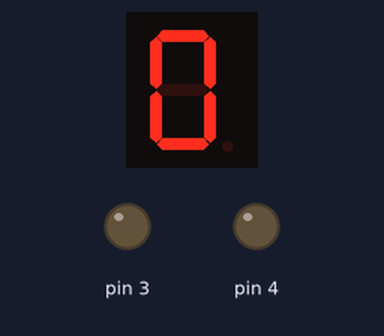
Recording of a sketch running on a simulated Arduino Uno, built with avr-gcc and run on an emulated ATmega328P. On the bench: 1-digit seven-segment display, output pins drawn as LEDs (lit = HIGH). Wiring (inferred from the names in the program): 1-digit 7-segment display, segments lit when HIGH: segments pin 2, pin 10, pin 9, pin 5, pin 6, pin 7, pin 8. The segment pins are drawn as the display they are named for; pins used as bus, display or sensor lines are not drawn.

Above: at 0.1 s.
At 1.1 s:
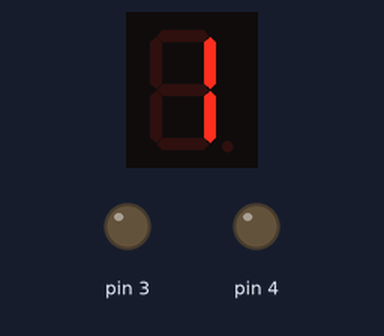
At 2.1 s:
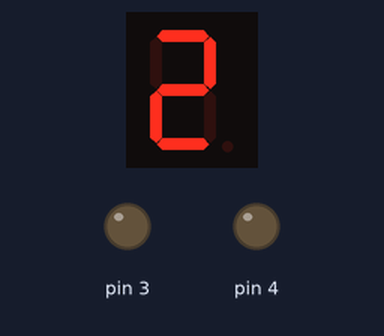
At 4.1 s:
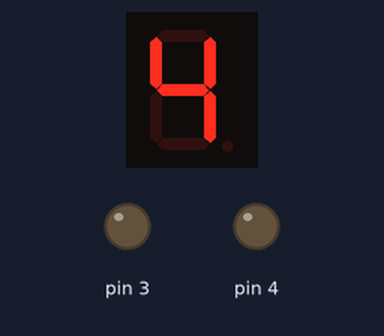
At 6.1 s:
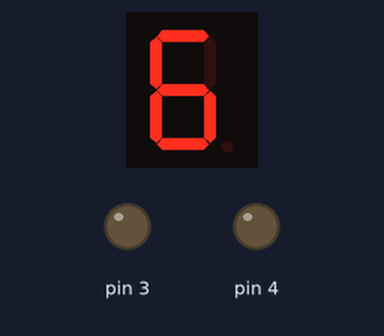
At 9.1 s:
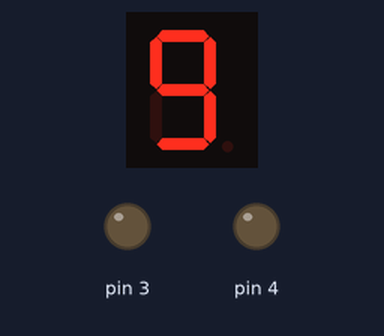

Measured:
- by itself, everything shown: repeats every 10.0 s, in 10 steps
- what the display in image 1 shows lasts 1.0 s, from 1.0 s to 2.0 s

The sketch:

seven_seg_display.ino
```cpp
int a = 2;
int b = 10;
int c = 9;
int d = 5;
int e = 6;
int f = 7;
int g = 8;
void setup() {
  // put your setup code here, to run once:
  for (int i = 2; i < 11; i++) {
    pinMode(i, OUTPUT);
  }
}

void loop() {
  for (int i = 0; i < 10; i++) {
    numberWrite(i);
    delay(1000);
  }

}

void numberWrite(int num) {
  switch (num) {
    case 0:
      digitalWrite(a, HIGH);
      digitalWrite(b, HIGH);
      digitalWrite(c, HIGH);
      digitalWrite(d, HIGH);
      digitalWrite(e, HIGH);
      digitalWrite(f, HIGH);
      digitalWrite(g, LOW);
      break;
    case 1:
      digitalWrite(a, LOW);
      digitalWrite(b, HIGH);
      digitalWrite(c, HIGH);
      digitalWrite(d, LOW);
      digitalWrite(e, LOW);
      digitalWrite(f, LOW);
      digitalWrite(g, LOW);
      break;
    case 2:
      digitalWrite(a, HIGH);
      digitalWrite(b, HIGH);
      digitalWrite(c, LOW);
      digitalWrite(d, HIGH);
      digitalWrite(f, LOW);
      digitalWrite(e, HIGH);
      digitalWrite(g, HIGH);
      break;
    case 3:
      digitalWrite(a, HIGH);
      digitalWrite(b, HIGH);
      digitalWrite(c, HIGH);
      digitalWrite(d, HIGH);
      digitalWrite(e, LOW);
      digitalWrite(f, LOW);
      digitalWrite(g, HIGH);
      break;
    case 4:
      digitalWrite(a, LOW);
      digitalWrite(b, HIGH);
      digitalWrite(c, HIGH);
      digitalWrite(d, LOW);
      digitalWrite(e, LOW);
      digitalWrite(f, HIGH);
      digitalWrite(g, HIGH);
      break;
    case 5:
      digitalWrite(a, HIGH);
      digitalWrite(b, LOW);
      digitalWrite(c, HIGH);
      digitalWrite(d, HIGH);
      digitalWrite(e, LOW);
      digitalWrite(f, HIGH);
      digitalWrite(g, HIGH);
      break;
    case 6:
      digitalWrite(a, HIGH);
      digitalWrite(b, LOW);
      digitalWrite(c, HIGH);
      digitalWrite(d, HIGH);
      digitalWrite(e, HIGH);
      digitalWrite(f, HIGH);
      digitalWrite(g, HIGH);
      break;
    case 7:
      digitalWrite(a, HIGH);
      digitalWrite(b, HIGH);
      digitalWrite(c, HIGH);
      digitalWrite(d, LOW);
      digitalWrite(e, LOW);
      digitalWrite(f, LOW);
      digitalWrite(g, LOW);
      break;
    case 8:
      digitalWrite(a, HIGH);
      digitalWrite(b, HIGH);
      digitalWrite(c, HIGH);
      digitalWrite(d, HIGH);
      digitalWrite(e, HIGH);
      digitalWrite(f, HIGH);
      digitalWrite(g, HIGH);
      break;
    case 9:
      digitalWrite(a, HIGH);
      digitalWrite(b, HIGH);
      digitalWrite(c, HIGH);
      digitalWrite(d, HIGH);
      digitalWrite(e, LOW);
      digitalWrite(f, HIGH);
      digitalWrite(g, HIGH);
      break;
  }
}
```
